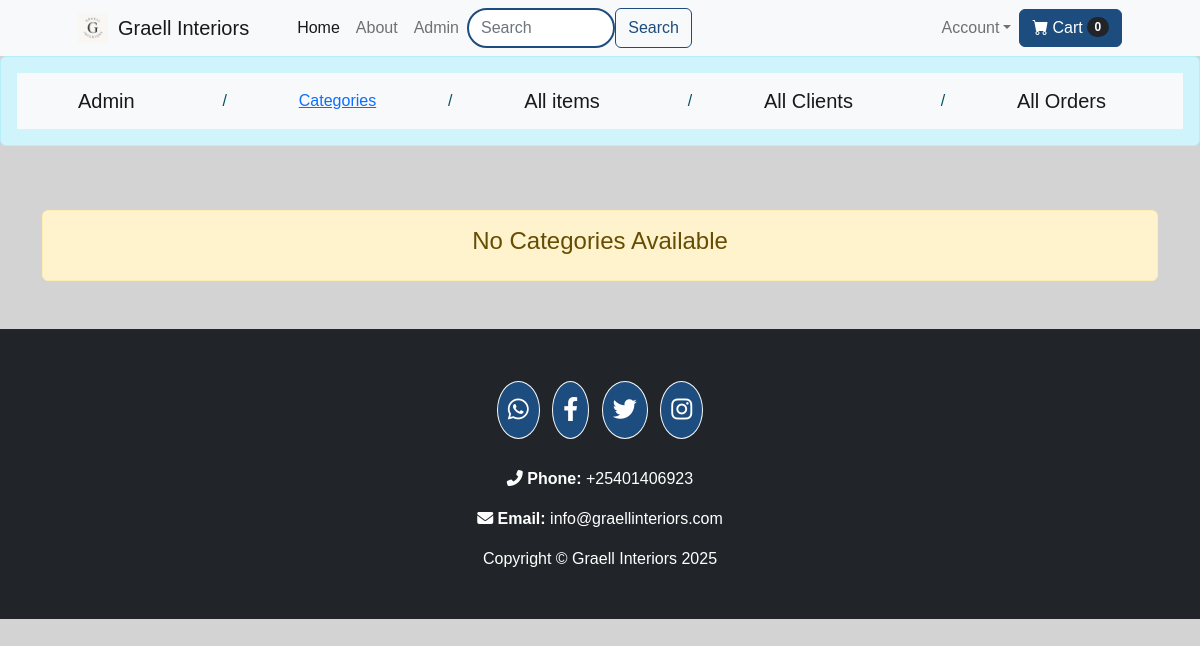
/category-items (signed in), run on an earlier commit of the app's database.
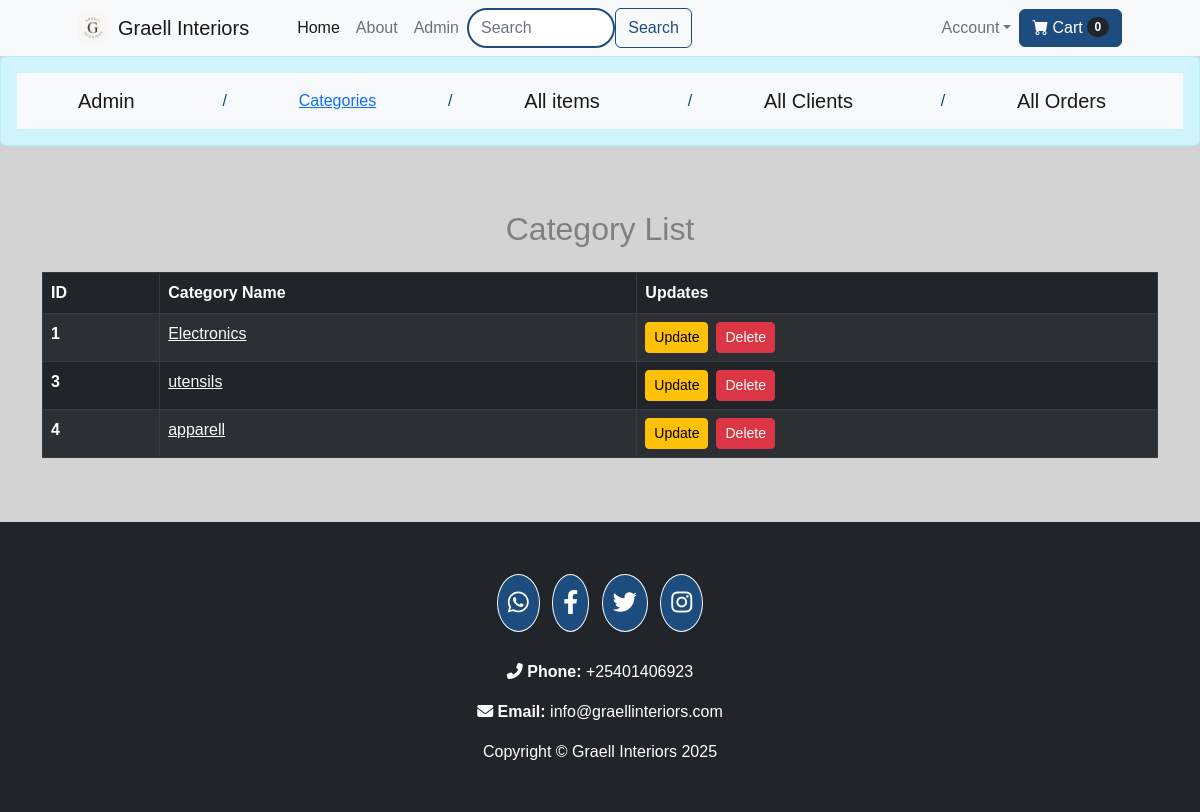
And on a later commit of the database.
### website/models.py (models this page shows, shortened)
class Category(db.Model):
    id = db.Column(db.Integer, primary_key=True)
    name = db.Column(db.String(100), unique=True, nullable=False)
    products = db.relationship('Product', backref='category', lazy=True)

### website/admin.py (the view)
@admin.route('/category-items', methods=['GET', 'POST'])
@login_required
def category_items():
    if current_user.status == 'admin':
        items = Category.query.all()
        return render_template('category_items.html', items=items)
    return render_template('404.html')

### website/templates/category_items.html (shortened to what this page needs)
{% extends 'base.html' %}
{% block content %}
    <div class="row">
        <div class="col-md-12">
            <div class="alert alert-info">
                      <nav class="navbar navbar-expand-lg navbar-light bg-light">
            <div class="container px-4 px-lg-5">
                 {% if current_user.status == 'admin' %}
                <a class="navbar-brand" href="/">Admin</a>
                 {% endif %}/ <a class="navbar-brand{% if request.path == '/category-items' %}active{% endif %}" href="/category-items">Categories</a>/  <a class="navbar-brand" href="/shop-items">All items</a>/  <a class="navbar-brand" href="/customers">All Clients</a>/ <a class="navbar-brand" href="/view-orders">All Orders</a>
                </div>
            </nav>
            </div>
            </div>
        </div>
<div class="container my-5">
    {% if items | length < 1 %}
    <div class="alert alert-warning text-center" role="alert">
        <h4>No Categories Available</h4>
    </div>
    {% else %}
    <h2 class="text-center mb-4">Category List</h2>
    <div class="table-responsive">
        <table class="table table-striped table-bordered table-dark">
            <thead>
                <tr>
                    <th scope="col">ID</th>
                    <th scope="col">Category Name</th>
                    <th scope="col">Updates</th>
                </tr>
            </thead>
            <tbody>
                {% for item in items %}
                <tr>
                    <th scope="row">{{ item.id }}</th>
                   <td><a href="{{ url_for('admin.category_products', category_id=item.id) }}" class="text-light">{{ item.name }}</a></td>
                    <td>
                        <div class="d-flex">
                            <a href="/update-category/{{ item.id }}" class="btn btn-warning btn-sm me-2">Update</a>
                            <a href="/delete-category/{{ item.id }}" class="btn btn-danger btn-sm" onclick="return confirm('Are you sure you want to delete this item?')">Delete</a>
                        </div>
                    </td>
                </tr>
                {% endfor %}
            </tbody>
        </table>
    </div>
    {% endif %}
</div>
{% endblock %}

What changed in the data, as far as the page shows it:
added Category: id "1", name "Electronics"
added Category: id "3", name "utensils"
added Category: id "4", name "apparell"
Also different on the page:
text no longer shown: "No Categories Available"
text now shown: "Category List ID Category Name Updates"
